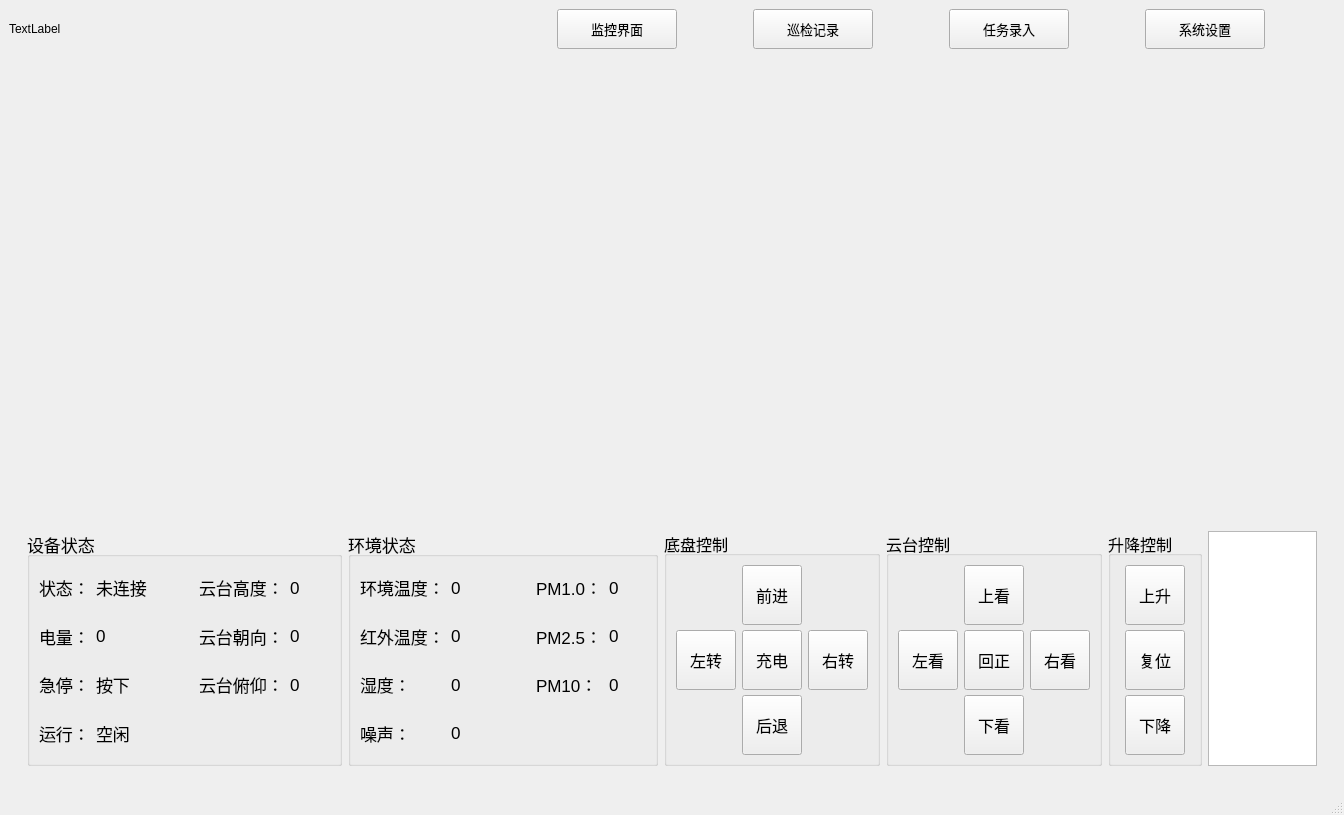
<?xml version="1.0" encoding="UTF-8"?>
<ui version="4.0">
 <class>MainWindow</class>
 <widget class="QMainWindow" name="MainWindow">
  <property name="geometry">
   <rect>
    <x>0</x>
    <y>0</y>
    <width>1344</width>
    <height>815</height>
   </rect>
  </property>
  <property name="minimumSize">
   <size>
    <width>1344</width>
    <height>815</height>
   </size>
  </property>
  <property name="windowTitle">
   <string>MainWindow</string>
  </property>
  <widget class="QWidget" name="centralwidget">
   <property name="minimumSize">
    <size>
     <width>850</width>
     <height>770</height>
    </size>
   </property>
   <layout class="QGridLayout" name="gridLayout">
    <item row="0" column="0">
     <layout class="QHBoxLayout" name="Menu_Layout">
      <property name="sizeConstraint">
       <enum>QLayout::SetDefaultConstraint</enum>
      </property>
      <item>
       <widget class="QLabel" name="label_time">
        <property name="text">
         <string>TextLabel</string>
        </property>
       </widget>
      </item>
      <item>
       <spacer name="horizontalSpacer">
        <property name="orientation">
         <enum>Qt::Horizontal</enum>
        </property>
        <property name="sizeHint" stdset="0">
         <size>
          <width>40</width>
          <height>20</height>
         </size>
        </property>
       </spacer>
      </item>
      <item>
       <spacer name="horizontalSpacer_8">
        <property name="orientation">
         <enum>Qt::Horizontal</enum>
        </property>
        <property name="sizeHint" stdset="0">
         <size>
          <width>40</width>
          <height>20</height>
         </size>
        </property>
       </spacer>
      </item>
      <item>
       <spacer name="horizontalSpacer_9">
        <property name="orientation">
         <enum>Qt::Horizontal</enum>
        </property>
        <property name="sizeHint" stdset="0">
         <size>
          <width>40</width>
          <height>20</height>
         </size>
        </property>
       </spacer>
      </item>
      <item>
       <spacer name="horizontalSpacer_10">
        <property name="orientation">
         <enum>Qt::Horizontal</enum>
        </property>
        <property name="sizeHint" stdset="0">
         <size>
          <width>40</width>
          <height>20</height>
         </size>
        </property>
       </spacer>
      </item>
      <item>
       <spacer name="horizontalSpacer_11">
        <property name="orientation">
         <enum>Qt::Horizontal</enum>
        </property>
        <property name="sizeHint" stdset="0">
         <size>
          <width>40</width>
          <height>20</height>
         </size>
        </property>
       </spacer>
      </item>
      <item>
       <spacer name="horizontalSpacer_12">
        <property name="orientation">
         <enum>Qt::Horizontal</enum>
        </property>
        <property name="sizeHint" stdset="0">
         <size>
          <width>40</width>
          <height>20</height>
         </size>
        </property>
       </spacer>
      </item>
      <item>
       <spacer name="horizontalSpacer_13">
        <property name="orientation">
         <enum>Qt::Horizontal</enum>
        </property>
        <property name="sizeHint" stdset="0">
         <size>
          <width>40</width>
          <height>20</height>
         </size>
        </property>
       </spacer>
      </item>
      <item>
       <widget class="QPushButton" name="btn_watch">
        <property name="enabled">
         <bool>true</bool>
        </property>
        <property name="minimumSize">
         <size>
          <width>120</width>
          <height>40</height>
         </size>
        </property>
        <property name="font">
         <font>
          <pointsize>10</pointsize>
         </font>
        </property>
        <property name="text">
         <string>监控界面</string>
        </property>
       </widget>
      </item>
      <item>
       <spacer name="horizontalSpacer_6">
        <property name="orientation">
         <enum>Qt::Horizontal</enum>
        </property>
        <property name="sizeType">
         <enum>QSizePolicy::Expanding</enum>
        </property>
        <property name="sizeHint" stdset="0">
         <size>
          <width>20</width>
          <height>20</height>
         </size>
        </property>
       </spacer>
      </item>
      <item>
       <widget class="QPushButton" name="btn_log">
        <property name="minimumSize">
         <size>
          <width>120</width>
          <height>40</height>
         </size>
        </property>
        <property name="font">
         <font>
          <pointsize>10</pointsize>
         </font>
        </property>
        <property name="text">
         <string>巡检记录</string>
        </property>
       </widget>
      </item>
      <item>
       <spacer name="horizontalSpacer_5">
        <property name="orientation">
         <enum>Qt::Horizontal</enum>
        </property>
        <property name="sizeType">
         <enum>QSizePolicy::Expanding</enum>
        </property>
        <property name="sizeHint" stdset="0">
         <size>
          <width>20</width>
          <height>20</height>
         </size>
        </property>
       </spacer>
      </item>
      <item>
       <widget class="QPushButton" name="btn_task">
        <property name="minimumSize">
         <size>
          <width>120</width>
          <height>40</height>
         </size>
        </property>
        <property name="font">
         <font>
          <pointsize>10</pointsize>
         </font>
        </property>
        <property name="text">
         <string>任务录入</string>
        </property>
       </widget>
      </item>
      <item>
       <spacer name="horizontalSpacer_4">
        <property name="orientation">
         <enum>Qt::Horizontal</enum>
        </property>
        <property name="sizeType">
         <enum>QSizePolicy::Expanding</enum>
        </property>
        <property name="sizeHint" stdset="0">
         <size>
          <width>20</width>
          <height>20</height>
         </size>
        </property>
       </spacer>
      </item>
      <item>
       <widget class="QPushButton" name="btn_set">
        <property name="minimumSize">
         <size>
          <width>120</width>
          <height>40</height>
         </size>
        </property>
        <property name="font">
         <font>
          <pointsize>10</pointsize>
         </font>
        </property>
        <property name="text">
         <string>系统设置</string>
        </property>
       </widget>
      </item>
      <item>
       <spacer name="horizontalSpacer_3">
        <property name="orientation">
         <enum>Qt::Horizontal</enum>
        </property>
        <property name="sizeType">
         <enum>QSizePolicy::Expanding</enum>
        </property>
        <property name="sizeHint" stdset="0">
         <size>
          <width>20</width>
          <height>20</height>
         </size>
        </property>
       </spacer>
      </item>
     </layout>
    </item>
    <item row="1" column="0">
     <widget class="QStackedWidget" name="sw_page">
      <property name="currentIndex">
       <number>0</number>
      </property>
      <widget class="QWidget" name="page_watch">
       <layout class="QVBoxLayout" name="verticalLayout_6">
        <item>
         <widget class="QWidget" name="widget_7" native="true">
          <property name="sizePolicy">
           <sizepolicy hsizetype="Expanding" vsizetype="Expanding">
            <horstretch>0</horstretch>
            <verstretch>0</verstretch>
           </sizepolicy>
          </property>
          <layout class="QHBoxLayout" name="horizontalLayout_7">
           <item>
            <widget class="VlcWidgetVideo" name="widget_ipc" native="true">
             <property name="minimumSize">
              <size>
               <width>780</width>
               <height>450</height>
              </size>
             </property>
            </widget>
           </item>
           <item>
            <widget class="VlcWidgetVideo" name="widget_red" native="true">
             <property name="minimumSize">
              <size>
               <width>500</width>
               <height>450</height>
              </size>
             </property>
            </widget>
           </item>
          </layout>
         </widget>
        </item>
        <item>
         <widget class="QWidget" name="widget_8" native="true">
          <layout class="QHBoxLayout" name="horizontalLayout_8">
           <item>
            <widget class="QGroupBox" name="groupBox">
             <property name="sizePolicy">
              <sizepolicy hsizetype="Preferred" vsizetype="Preferred">
               <horstretch>0</horstretch>
               <verstretch>0</verstretch>
              </sizepolicy>
             </property>
             <property name="minimumSize">
              <size>
               <width>315</width>
               <height>0</height>
              </size>
             </property>
             <property name="maximumSize">
              <size>
               <width>16777215</width>
               <height>235</height>
              </size>
             </property>
             <property name="font">
              <font>
               <pointsize>13</pointsize>
              </font>
             </property>
             <property name="title">
              <string>设备状态</string>
             </property>
             <layout class="QVBoxLayout" name="verticalLayout">
              <item>
               <layout class="QGridLayout" name="gridLayout_4">
                <item row="0" column="1">
                 <widget class="QLabel" name="label_connect">
                  <property name="text">
                   <string>未连接</string>
                  </property>
                 </widget>
                </item>
                <item row="0" column="0">
                 <widget class="QLabel" name="label_connect1">
                  <property name="text">
                   <string>状态：</string>
                  </property>
                 </widget>
                </item>
                <item row="1" column="0">
                 <widget class="QLabel" name="label_batt1">
                  <property name="text">
                   <string>电量：</string>
                  </property>
                 </widget>
                </item>
                <item row="1" column="1">
                 <widget class="QLabel" name="label_batt">
                  <property name="text">
                   <string>0</string>
                  </property>
                 </widget>
                </item>
                <item row="0" column="2">
                 <widget class="QLabel" name="label_38">
                  <property name="text">
                   <string/>
                  </property>
                 </widget>
                </item>
                <item row="2" column="1">
                 <widget class="QLabel" name="label_stop">
                  <property name="text">
                   <string>按下</string>
                  </property>
                 </widget>
                </item>
                <item row="3" column="0">
                 <widget class="QLabel" name="label_run1">
                  <property name="text">
                   <string>运行：</string>
                  </property>
                 </widget>
                </item>
                <item row="0" column="4">
                 <widget class="QLabel" name="label_headHight">
                  <property name="text">
                   <string>0</string>
                  </property>
                 </widget>
                </item>
                <item row="0" column="3">
                 <widget class="QLabel" name="label_headHight1">
                  <property name="text">
                   <string>云台高度：</string>
                  </property>
                 </widget>
                </item>
                <item row="1" column="4">
                 <widget class="QLabel" name="label_headH">
                  <property name="text">
                   <string>0</string>
                  </property>
                 </widget>
                </item>
                <item row="2" column="3">
                 <widget class="QLabel" name="label_headV1">
                  <property name="text">
                   <string>云台俯仰：</string>
                  </property>
                 </widget>
                </item>
                <item row="3" column="1">
                 <widget class="QLabel" name="label_run">
                  <property name="text">
                   <string>空闲</string>
                  </property>
                 </widget>
                </item>
                <item row="2" column="0">
                 <widget class="QLabel" name="label_stop1">
                  <property name="text">
                   <string>急停：</string>
                  </property>
                 </widget>
                </item>
                <item row="2" column="4">
                 <widget class="QLabel" name="label_headV1_2">
                  <property name="text">
                   <string>0</string>
                  </property>
                 </widget>
                </item>
                <item row="1" column="3">
                 <widget class="QLabel" name="label_headH1">
                  <property name="text">
                   <string>云台朝向：</string>
                  </property>
                 </widget>
                </item>
               </layout>
              </item>
             </layout>
            </widget>
           </item>
           <item>
            <widget class="QGroupBox" name="groupBox_2">
             <property name="sizePolicy">
              <sizepolicy hsizetype="Preferred" vsizetype="Preferred">
               <horstretch>0</horstretch>
               <verstretch>0</verstretch>
              </sizepolicy>
             </property>
             <property name="minimumSize">
              <size>
               <width>310</width>
               <height>0</height>
              </size>
             </property>
             <property name="maximumSize">
              <size>
               <width>16777215</width>
               <height>235</height>
              </size>
             </property>
             <property name="font">
              <font>
               <pointsize>13</pointsize>
              </font>
             </property>
             <property name="title">
              <string>环境状态</string>
             </property>
             <layout class="QVBoxLayout" name="verticalLayout_4">
              <item>
               <layout class="QGridLayout" name="gridLayout_3">
                <item row="1" column="4">
                 <widget class="QLabel" name="label_pm2_5">
                  <property name="text">
                   <string>0</string>
                  </property>
                 </widget>
                </item>
                <item row="1" column="3">
                 <widget class="QLabel" name="label_pm2_51">
                  <property name="text">
                   <string>PM2.5：</string>
                  </property>
                 </widget>
                </item>
                <item row="1" column="1">
                 <widget class="QLabel" name="label_redTemp">
                  <property name="text">
                   <string>0</string>
                  </property>
                 </widget>
                </item>
                <item row="2" column="3">
                 <widget class="QLabel" name="label_pm101">
                  <property name="text">
                   <string>PM10：</string>
                  </property>
                 </widget>
                </item>
                <item row="2" column="1">
                 <widget class="QLabel" name="label_humidity">
                  <property name="text">
                   <string>0</string>
                  </property>
                 </widget>
                </item>
                <item row="0" column="3">
                 <widget class="QLabel" name="label_pm1_01">
                  <property name="text">
                   <string>PM1.0：</string>
                  </property>
                 </widget>
                </item>
                <item row="2" column="4">
                 <widget class="QLabel" name="label_pm2_6">
                  <property name="text">
                   <string>0</string>
                  </property>
                 </widget>
                </item>
                <item row="0" column="0">
                 <widget class="QLabel" name="label_envirTemp1">
                  <property name="text">
                   <string>环境温度：</string>
                  </property>
                 </widget>
                </item>
                <item row="1" column="0">
                 <widget class="QLabel" name="label_redTemp1">
                  <property name="text">
                   <string>红外温度：</string>
                  </property>
                 </widget>
                </item>
                <item row="2" column="0">
                 <widget class="QLabel" name="label_humidity1">
                  <property name="text">
                   <string>湿度：</string>
                  </property>
                 </widget>
                </item>
                <item row="0" column="1">
                 <widget class="QLabel" name="label_envirTemp">
                  <property name="text">
                   <string>0</string>
                  </property>
                 </widget>
                </item>
                <item row="0" column="4">
                 <widget class="QLabel" name="label_pm1_0">
                  <property name="text">
                   <string>0</string>
                  </property>
                 </widget>
                </item>
                <item row="3" column="1">
                 <widget class="QLabel" name="label_noise">
                  <property name="text">
                   <string>0</string>
                  </property>
                 </widget>
                </item>
                <item row="3" column="0">
                 <widget class="QLabel" name="label_noise1">
                  <property name="text">
                   <string>噪声：</string>
                  </property>
                 </widget>
                </item>
                <item row="0" column="2">
                 <widget class="QLabel" name="label_62">
                  <property name="text">
                   <string/>
                  </property>
                 </widget>
                </item>
               </layout>
              </item>
             </layout>
            </widget>
           </item>
           <item>
            <widget class="QGroupBox" name="groupBox_3">
             <property name="maximumSize">
              <size>
               <width>16777215</width>
               <height>235</height>
              </size>
             </property>
             <property name="font">
              <font>
               <pointsize>12</pointsize>
              </font>
             </property>
             <property name="title">
              <string>底盘控制</string>
             </property>
             <layout class="QVBoxLayout" name="verticalLayout_8">
              <item>
               <layout class="QGridLayout" name="gridLayout_2">
                <item row="1" column="0">
                 <widget class="QToolButton" name="btnGoLeft">
                  <property name="minimumSize">
                   <size>
                    <width>60</width>
                    <height>60</height>
                   </size>
                  </property>
                  <property name="text">
                   <string>左转</string>
                  </property>
                 </widget>
                </item>
                <item row="0" column="1">
                 <widget class="QToolButton" name="btnGoOn">
                  <property name="minimumSize">
                   <size>
                    <width>60</width>
                    <height>60</height>
                   </size>
                  </property>
                  <property name="text">
                   <string>前进</string>
                  </property>
                 </widget>
                </item>
                <item row="2" column="1">
                 <widget class="QToolButton" name="btnGoBack">
                  <property name="minimumSize">
                   <size>
                    <width>60</width>
                    <height>60</height>
                   </size>
                  </property>
                  <property name="text">
                   <string>后退</string>
                  </property>
                 </widget>
                </item>
                <item row="1" column="2">
                 <widget class="QToolButton" name="btnGoRight">
                  <property name="minimumSize">
                   <size>
                    <width>60</width>
                    <height>60</height>
                   </size>
                  </property>
                  <property name="text">
                   <string>右转</string>
                  </property>
                 </widget>
                </item>
                <item row="1" column="1">
                 <widget class="QToolButton" name="btn_goHome">
                  <property name="minimumSize">
                   <size>
                    <width>60</width>
                    <height>60</height>
                   </size>
                  </property>
                  <property name="text">
                   <string>充电</string>
                  </property>
                 </widget>
                </item>
               </layout>
              </item>
             </layout>
            </widget>
           </item>
           <item>
            <widget class="QGroupBox" name="groupBox_4">
             <property name="maximumSize">
              <size>
               <width>16777215</width>
               <height>235</height>
              </size>
             </property>
             <property name="font">
              <font>
               <pointsize>12</pointsize>
              </font>
             </property>
             <property name="title">
              <string>云台控制</string>
             </property>
             <layout class="QVBoxLayout" name="verticalLayout_5">
              <item>
               <layout class="QGridLayout" name="gridLayout_6">
                <item row="1" column="0">
                 <widget class="QToolButton" name="btn_headLeft">
                  <property name="minimumSize">
                   <size>
                    <width>60</width>
                    <height>60</height>
                   </size>
                  </property>
                  <property name="text">
                   <string>左看</string>
                  </property>
                 </widget>
                </item>
                <item row="0" column="1">
                 <widget class="QToolButton" name="btn_headUp">
                  <property name="minimumSize">
                   <size>
                    <width>60</width>
                    <height>60</height>
                   </size>
                  </property>
                  <property name="text">
                   <string>上看</string>
                  </property>
                 </widget>
                </item>
                <item row="2" column="1">
                 <widget class="QToolButton" name="btn_headDown">
                  <property name="minimumSize">
                   <size>
                    <width>60</width>
                    <height>60</height>
                   </size>
                  </property>
                  <property name="text">
                   <string>下看</string>
                  </property>
                 </widget>
                </item>
                <item row="1" column="2">
                 <widget class="QToolButton" name="btn_htadRight">
                  <property name="minimumSize">
                   <size>
                    <width>60</width>
                    <height>60</height>
                   </size>
                  </property>
                  <property name="text">
                   <string>右看</string>
                  </property>
                 </widget>
                </item>
                <item row="1" column="1">
                 <widget class="QToolButton" name="btn_headReset">
                  <property name="minimumSize">
                   <size>
                    <width>60</width>
                    <height>60</height>
                   </size>
                  </property>
                  <property name="text">
                   <string>回正</string>
                  </property>
                 </widget>
                </item>
               </layout>
              </item>
             </layout>
            </widget>
           </item>
           <item>
            <widget class="QGroupBox" name="groupBox_5">
             <property name="maximumSize">
              <size>
               <width>16777215</width>
               <height>235</height>
              </size>
             </property>
             <property name="font">
              <font>
               <pointsize>12</pointsize>
              </font>
             </property>
             <property name="title">
              <string>升降控制</string>
             </property>
             <layout class="QVBoxLayout" name="verticalLayout_7">
              <item>
               <layout class="QGridLayout" name="gridLayout_5">
                <item row="1" column="0">
                 <widget class="QToolButton" name="btn_headGoReset">
                  <property name="minimumSize">
                   <size>
                    <width>60</width>
                    <height>60</height>
                   </size>
                  </property>
                  <property name="text">
                   <string>复位</string>
                  </property>
                 </widget>
                </item>
                <item row="0" column="0">
                 <widget class="QToolButton" name="btn_headGoUp">
                  <property name="minimumSize">
                   <size>
                    <width>60</width>
                    <height>60</height>
                   </size>
                  </property>
                  <property name="text">
                   <string>上升</string>
                  </property>
                 </widget>
                </item>
                <item row="2" column="0">
                 <widget class="QToolButton" name="btn_headGoDown">
                  <property name="minimumSize">
                   <size>
                    <width>60</width>
                    <height>60</height>
                   </size>
                  </property>
                  <property name="text">
                   <string>下降</string>
                  </property>
                 </widget>
                </item>
               </layout>
              </item>
             </layout>
            </widget>
           </item>
           <item>
            <spacer name="horizontalSpacer_16">
             <property name="orientation">
              <enum>Qt::Horizontal</enum>
             </property>
             <property name="sizeHint" stdset="0">
              <size>
               <width>40</width>
               <height>20</height>
              </size>
             </property>
            </spacer>
           </item>
           <item>
            <widget class="QGraphicsView" name="mapViz">
             <property name="sizePolicy">
              <sizepolicy hsizetype="Preferred" vsizetype="Preferred">
               <horstretch>0</horstretch>
               <verstretch>0</verstretch>
              </sizepolicy>
             </property>
            </widget>
           </item>
          </layout>
         </widget>
        </item>
       </layout>
      </widget>
      <widget class="QWidget" name="page__log"/>
      <widget class="QWidget" name="page_task"/>
      <widget class="QWidget" name="page_set">
       <layout class="QHBoxLayout" name="horizontalLayout_4">
        <item>
         <widget class="QWidget" name="widget_3" native="true"/>
        </item>
        <item>
         <spacer name="horizontalSpacer_2">
          <property name="orientation">
           <enum>Qt::Horizontal</enum>
          </property>
          <property name="sizeHint" stdset="0">
           <size>
            <width>40</width>
            <height>20</height>
           </size>
          </property>
         </spacer>
        </item>
        <item>
         <widget class="QWidget" name="widget_2" native="true">
          <property name="maximumSize">
           <size>
            <width>300</width>
            <height>16777215</height>
           </size>
          </property>
          <layout class="QVBoxLayout" name="verticalLayout_3">
           <item>
            <spacer name="verticalSpacer_6">
             <property name="orientation">
              <enum>Qt::Vertical</enum>
             </property>
             <property name="sizeType">
              <enum>QSizePolicy::Preferred</enum>
             </property>
             <property name="sizeHint" stdset="0">
              <size>
               <width>20</width>
               <height>80</height>
              </size>
             </property>
            </spacer>
           </item>
           <item>
            <widget class="QWidget" name="widget_4" native="true">
             <property name="maximumSize">
              <size>
               <width>300</width>
               <height>16777215</height>
              </size>
             </property>
             <layout class="QHBoxLayout" name="horizontalLayout_3">
              <item>
               <widget class="QLabel" name="label">
                <property name="maximumSize">
                 <size>
                  <width>80</width>
                  <height>16777215</height>
                 </size>
                </property>
                <property name="text">
                 <string>机器人IP：</string>
                </property>
               </widget>
              </item>
              <item>
               <widget class="QLineEdit" name="lineEdit_RobotIP">
                <property name="minimumSize">
                 <size>
                  <width>0</width>
                  <height>30</height>
                 </size>
                </property>
               </widget>
              </item>
             </layout>
            </widget>
           </item>
           <item>
            <widget class="QWidget" name="widget_5" native="true">
             <property name="maximumSize">
              <size>
               <width>300</width>
               <height>16777215</height>
              </size>
             </property>
             <layout class="QHBoxLayout" name="horizontalLayout_5">
              <item>
               <widget class="QLabel" name="label_2">
                <property name="maximumSize">
                 <size>
                  <width>80</width>
                  <height>16777215</height>
                 </size>
                </property>
                <property name="text">
                 <string>可见光IP：</string>
                </property>
               </widget>
              </item>
              <item>
               <widget class="QLineEdit" name="lineEdit_IPCIP">
                <property name="minimumSize">
                 <size>
                  <width>0</width>
                  <height>30</height>
                 </size>
                </property>
               </widget>
              </item>
             </layout>
            </widget>
           </item>
           <item>
            <widget class="QWidget" name="widget_6" native="true">
             <property name="maximumSize">
              <size>
               <width>300</width>
               <height>16777215</height>
              </size>
             </property>
             <layout class="QHBoxLayout" name="horizontalLayout_6">
              <item>
               <widget class="QLabel" name="label_3">
                <property name="maximumSize">
                 <size>
                  <width>80</width>
                  <height>16777215</height>
                 </size>
                </property>
                <property name="text">
                 <string>热像仪IP：</string>
                </property>
               </widget>
              </item>
              <item>
               <widget class="QLineEdit" name="lineEdit_REDIP">
                <property name="minimumSize">
                 <size>
                  <width>0</width>
                  <height>30</height>
                 </size>
                </property>
               </widget>
              </item>
             </layout>
            </widget>
           </item>
           <item>
            <spacer name="verticalSpacer_8">
             <property name="orientation">
              <enum>Qt::Vertical</enum>
             </property>
             <property name="sizeHint" stdset="0">
              <size>
               <width>20</width>
               <height>40</height>
              </size>
             </property>
            </spacer>
           </item>
           <item>
            <spacer name="verticalSpacer_5">
             <property name="orientation">
              <enum>Qt::Vertical</enum>
             </property>
             <property name="sizeHint" stdset="0">
              <size>
               <width>20</width>
               <height>40</height>
              </size>
             </property>
            </spacer>
           </item>
           <item>
            <spacer name="verticalSpacer_7">
             <property name="orientation">
              <enum>Qt::Vertical</enum>
             </property>
             <property name="sizeHint" stdset="0">
              <size>
               <width>20</width>
               <height>40</height>
              </size>
             </property>
            </spacer>
           </item>
          </layout>
         </widget>
        </item>
        <item>
         <widget class="QWidget" name="widget_set_mail" native="true">
          <property name="maximumSize">
           <size>
            <width>300</width>
            <height>16777215</height>
           </size>
          </property>
          <layout class="QVBoxLayout" name="verticalLayout_2">
           <item>
            <spacer name="verticalSpacer_2">
             <property name="orientation">
              <enum>Qt::Vertical</enum>
             </property>
             <property name="sizeType">
              <enum>QSizePolicy::Preferred</enum>
             </property>
             <property name="sizeHint" stdset="0">
              <size>
               <width>20</width>
               <height>80</height>
              </size>
             </property>
            </spacer>
           </item>
           <item>
            <widget class="QWidget" name="widget" native="true">
             <property name="maximumSize">
              <size>
               <width>300</width>
               <height>16777215</height>
              </size>
             </property>
             <layout class="QHBoxLayout" name="horizontalLayout">
              <item>
               <widget class="QLabel" name="label_set_mail">
                <property name="maximumSize">
                 <size>
                  <width>80</width>
                  <height>16777215</height>
                 </size>
                </property>
                <property name="font">
                 <font>
                  <pointsize>10</pointsize>
                 </font>
                </property>
                <property name="text">
                 <string>邮 箱：</string>
                </property>
               </widget>
              </item>
              <item>
               <widget class="QLineEdit" name="lineEdit_mail">
                <property name="minimumSize">
                 <size>
                  <width>0</width>
                  <height>30</height>
                 </size>
                </property>
                <property name="maximumSize">
                 <size>
                  <width>180</width>
                  <height>16777215</height>
                 </size>
                </property>
               </widget>
              </item>
             </layout>
            </widget>
           </item>
           <item>
            <widget class="QWidget" name="widget_set_psw" native="true">
             <property name="maximumSize">
              <size>
               <width>300</width>
               <height>16777215</height>
              </size>
             </property>
             <layout class="QHBoxLayout" name="horizontalLayout_2">
              <item>
               <widget class="QLabel" name="label_set_psw">
                <property name="maximumSize">
                 <size>
                  <width>80</width>
                  <height>16777215</height>
                 </size>
                </property>
                <property name="font">
                 <font>
                  <pointsize>10</pointsize>
                 </font>
                </property>
                <property name="text">
                 <string>密 码：</string>
                </property>
               </widget>
              </item>
              <item>
               <widget class="QLineEdit" name="lineEdit_psw">
                <property name="minimumSize">
                 <size>
                  <width>0</width>
                  <height>30</height>
                 </size>
                </property>
                <property name="maximumSize">
                 <size>
                  <width>180</width>
                  <height>16777215</height>
                 </size>
                </property>
               </widget>
              </item>
             </layout>
            </widget>
           </item>
           <item>
            <spacer name="verticalSpacer">
             <property name="orientation">
              <enum>Qt::Vertical</enum>
             </property>
             <property name="sizeHint" stdset="0">
              <size>
               <width>20</width>
               <height>40</height>
              </size>
             </property>
            </spacer>
           </item>
           <item>
            <spacer name="verticalSpacer_3">
             <property name="orientation">
              <enum>Qt::Vertical</enum>
             </property>
             <property name="sizeHint" stdset="0">
              <size>
               <width>20</width>
               <height>40</height>
              </size>
             </property>
            </spacer>
           </item>
           <item>
            <spacer name="verticalSpacer_4">
             <property name="orientation">
              <enum>Qt::Vertical</enum>
             </property>
             <property name="sizeHint" stdset="0">
              <size>
               <width>20</width>
               <height>40</height>
              </size>
             </property>
            </spacer>
           </item>
          </layout>
         </widget>
        </item>
        <item>
         <spacer name="horizontalSpacer_7">
          <property name="orientation">
           <enum>Qt::Horizontal</enum>
          </property>
          <property name="sizeType">
           <enum>QSizePolicy::Maximum</enum>
          </property>
          <property name="sizeHint" stdset="0">
           <size>
            <width>20</width>
            <height>20</height>
           </size>
          </property>
         </spacer>
        </item>
       </layout>
      </widget>
     </widget>
    </item>
   </layout>
  </widget>
  <widget class="QMenuBar" name="menubar">
   <property name="geometry">
    <rect>
     <x>0</x>
     <y>0</y>
     <width>1344</width>
     <height>26</height>
    </rect>
   </property>
  </widget>
  <widget class="QStatusBar" name="statusbar"/>
 </widget>
 <customwidgets>
  <customwidget>
   <class>VlcWidgetVideo</class>
   <extends>QWidget</extends>
   <header location="global">VLCQtWidgets/WidgetVideo.h</header>
   <container>1</container>
   <slots>
    <signal>fullscreen()</signal>
    <slot>toggleFullscreen()</slot>
   </slots>
  </customwidget>
 </customwidgets>
 <resources/>
 <connections/>
</ui>
